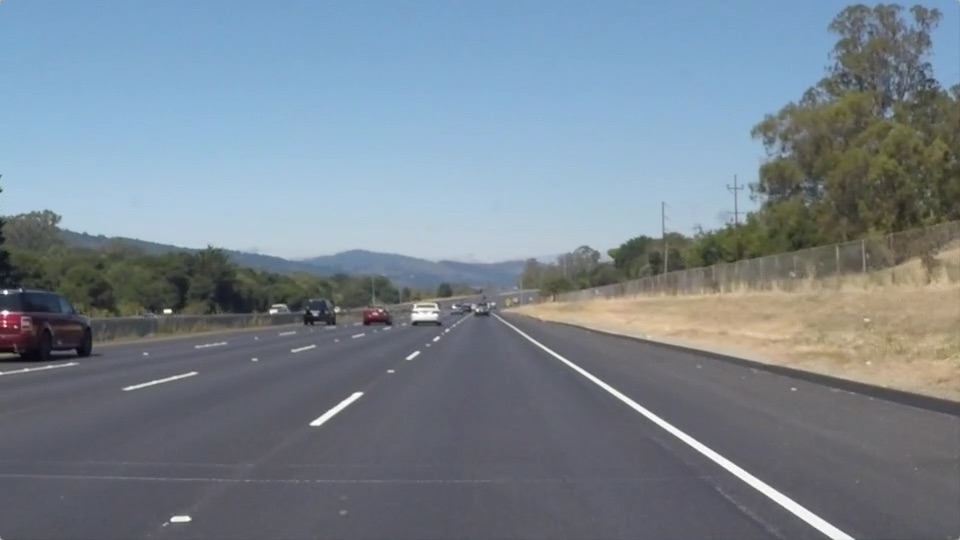
#> input picture test_images/solidWhiteRight.jpg, 960 x 540 px
$ jupyter execute --allow-errors P1.ipynb   (shell and % lines are left out)
#> lines starting #> are read from the running program, lines starting #| are printed output that depends on the picture; after the words box and inside, x2 and y2 are one past the last pixel; in counts of white or black regions, pixels touching at a corner belong together
# Self-Driving Car Engineer Nanodegree

## Project: **Finding Lane Lines on the Road**
***
In this project, you will use the tools you learned about in the lesson to identify lane lines on the road.  You can develop your pipeline on a series of individual images, and later apply the result to a video stream (really just a series of images). Check out the video clip "raw-lines-example.mp4" (also contained in this repository) to see what the output should look like after using the helper functions below.

Once you have a result that looks roughly like "raw-lines-example.mp4", you'll need to get creative and try to average and/or extrapolate the line segments you've detected to map out the full extent of the lane lines.  You can see an example of the result you're going for in the video "P1_example.mp4".  Ultimately, you would like to draw just one line for the left side of the lane, and one for the right.

In addition to implementing code, there is a brief writeup to complete. The writeup should be completed in a separate file, which can be either a markdown file or a pdf document. There is a [write up template](https://github.com/udacity/CarND-LaneLines-P1/blob/master/writeup_template.md) that can be used to guide the writing process. Completing both the code in the Ipython notebook and the writeup template will cover all of the [rubric points](https://review.udacity.com/#!/rubrics/322/view) for this project.

---
Let's have a look at our first image called 'test_images/solidWhiteRight.jpg'.  Run the 2 cells below (hit Shift-Enter or the "play" button above) to display the image.

**Note: If, at any point, you encounter frozen display windows or other confounding issues, you can always start again with a clean slate by going to the "Kernel" menu above and selecting "Restart & Clear Output".**

---

**The tools you have are color selection, region of interest selection, grayscaling, Gaussian smoothing, Canny Edge Detection and Hough Tranform line detection.  You  are also free to explore and try other techniques that were not presented in the lesson.  Your goal is piece together a pipeline to detect the line segments in the image, then average/extrapolate them and draw them onto the image for display (as below).  Once you have a working pipeline, try it out on the video stream below.**

---

<figure>

 <figcaption>
 <p></p>
 <p style="text-align: center;"> Your output should look something like this (above) after detecting line segments using the helper functions below </p>
 </figcaption>
</figure>
 <p></p>
<figure>

 <figcaption>
 <p></p>
 <p style="text-align: center;"> Your goal is to connect/average/extrapolate line segments to get output like this</p>
 </figcaption>
</figure>

**Run the cell below to import some packages.  If you get an `import error` for a package you've already installed, try changing your kernel (select the Kernel menu above --> Change Kernel).  Still have problems?  Try relaunching Jupyter Notebook from the terminal prompt.  Also, consult the forums for more troubleshooting tips.**

## Import Packages

[cell 1]
#importing some useful packages
import matplotlib.pyplot as plt
import matplotlib.image as mpimg
import numpy as np
import cv2

## Read in an Image

[cell 2]
#reading in an image
image = mpimg.imread('test_images/solidWhiteRight.jpg')
#> image is the input picture: shape (540, 960, 3); mean R, G, B 120.3, 132.6, 143.7

#printing out some stats and plotting
print('This image is:', type(image), 'with dimensions:', image.shape)
#| This image is: <class 'numpy.ndarray'> with dimensions: (540, 960, 3)
plt.imshow(image)  # if you wanted to show a single color channel image called 'gray', for example, call as plt.imshow(gray, cmap='gray')

## Ideas for Lane Detection Pipeline

**Some OpenCV functions (beyond those introduced in the lesson) that might be useful for this project are:**

`cv2.inRange()` for color selection
`cv2.fillPoly()` for regions selection
`cv2.line()` to draw lines on an image given endpoints
`cv2.addWeighted()` to coadd / overlay two images
`cv2.cvtColor()` to grayscale or change color
`cv2.imwrite()` to output images to file
`cv2.bitwise_and()` to apply a mask to an image

**Check out the OpenCV documentation to learn about these and discover even more awesome functionality!**

## Helper Functions

Below are some helper functions to help get you started. They should look familiar from the lesson!

[cell 3]
import math

def grayscale(img):
    """Applies the Grayscale transform
    This will return an image with only one color channel
    but NOTE: to see the returned image as grayscale
    (assuming your grayscaled image is called 'gray')
    you should call plt.imshow(gray, cmap='gray')"""
    return cv2.cvtColor(img, cv2.COLOR_RGB2GRAY)
    # Or use BGR2GRAY if you read an image with cv2.imread()
    # return cv2.cvtColor(img, cv2.COLOR_BGR2GRAY)

def canny(img, low_threshold, high_threshold):
    """Applies the Canny transform"""
    return cv2.Canny(img, low_threshold, high_threshold)

def gaussian_blur(img, kernel_size):
    """Applies a Gaussian Noise kernel"""
    return cv2.GaussianBlur(img, (kernel_size, kernel_size), 0)

def region_of_interest(img, vertices):
    """
    Applies an image mask.

    Only keeps the region of the image defined by the polygon
    formed from `vertices`. The rest of the image is set to black.
    """
    #defining a blank mask to start with
    mask = np.zeros_like(img)

    #defining a 3 channel or 1 channel color to fill the mask with depending on the input image
    if len(img.shape) > 2:
        channel_count = img.shape[2]  # i.e. 3 or 4 depending on your image
        ignore_mask_color = (255,) * channel_count
    else:
        ignore_mask_color = 255

    #filling pixels inside the polygon defined by "vertices" with the fill color
    cv2.fillPoly(mask, vertices, ignore_mask_color)

    #returning the image only where mask pixels are nonzero
    masked_image = cv2.bitwise_and(img, mask)
    return masked_image


def draw_lines(img, lines, color=[255, 0, 0], thickness=2):
    """
    NOTE: this is the function you might want to use as a starting point once you want to
    average/extrapolate the line segments you detect to map out the full
    extent of the lane (going from the result shown in raw-lines-example.mp4
    to that shown in P1_example.mp4).

    Think about things like separating line segments by their
    slope ((y2-y1)/(x2-x1)) to decide which segments are part of the left
    line vs. the right line.  Then, you can average the position of each of
    the lines and extrapolate to the top and bottom of the lane.

    This function draws `lines` with `color` and `thickness`.
    Lines are drawn on the image inplace (mutates the image).
    If you want to make the lines semi-transparent, think about combining
    this function with the weighted_img() function below
    """
    for line in lines:
        for x1,y1,x2,y2 in line:
            cv2.line(img, (x1, y1), (x2, y2), color, thickness)

def hough_lines(img, rho, theta, threshold, min_line_len, max_line_gap):
    """
    `img` should be the output of a Canny transform.

    Returns an image with hough lines drawn.
    """
    lines = cv2.HoughLinesP(img, rho, theta, threshold, np.array([]), minLineLength=min_line_len, maxLineGap=max_line_gap)
    line_img = np.zeros((img.shape[0], img.shape[1], 3), dtype=np.uint8)
    draw_lines(line_img, lines)
    return line_img, lines

# Python 3 has support for cool math symbols.

def weighted_img(img, initial_img, α=0.8, β=1., λ=0.):
    """
    `img` is the output of the hough_lines(), An image with lines drawn on it.
    Should be a blank image (all black) with lines drawn on it.

    `initial_img` should be the image before any processing.

    The result image is computed as follows:

    initial_img * α + img * β + λ
    NOTE: initial_img and img must be the same shape!
    """
    return cv2.addWeighted(initial_img, α, img, β, λ)

## Test Images

Build your pipeline to work on the images in the directory "test_images"
**You should make sure your pipeline works well on these images before you try the videos.**

[cell 4]
import os
os.listdir("test_images/")

## Build a Lane Finding Pipeline

Build the pipeline and run your solution on all test_images. Make copies into the `test_images_output` directory, and you can use the images in your writeup report.

Try tuning the various parameters, especially the low and high Canny thresholds as well as the Hough lines parameters.

[cell 5]
# TODO: Build your pipeline that will draw lane lines on the test_images
# then save them to the test_images directory.
def img_pipeline(img):
    gray = grayscale(img)
    blur_gray = gaussian_blur(gray, 5)
    edges = canny(blur_gray, low_threshold=50, high_threshold=150)

    imshape = img.shape
    vertices = np.array([[(imshape[1]*0.1,imshape[0]),(imshape[1]*.46, imshape[0]*.58),
                          (imshape[1]*.55, imshape[0]*.58), (imshape[1],imshape[0])]], dtype=np.int32)
    masked_image = region_of_interest(edges, vertices)

    line_img, lines = hough_lines(masked_image, rho=2, theta=np.pi/180,
                           threshold=50, min_line_len=20, max_line_gap=50)
    result = weighted_img(line_img, img, α=0.8, β=1., λ=0.)
    return result, lines

[cell 6]
import glob
test_path = os.path.join("test_images/","*.jpg")
i = 0
plt.figure(figsize=(15,6))
for file in glob.glob(test_path):
    image = mpimg.imread(file)
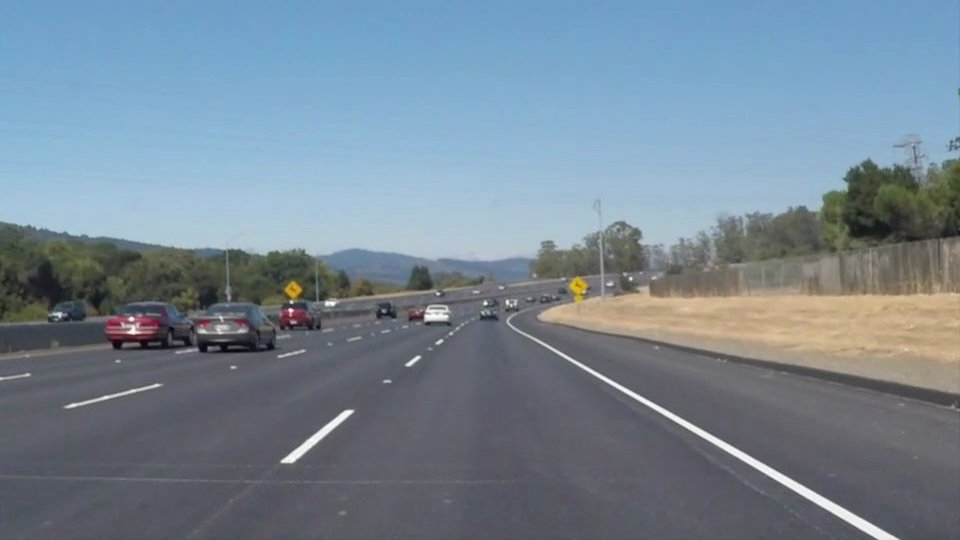
#> input picture test_images/solidWhiteCurve.jpg, 960 x 540 px
#> image is the input picture: shape (540, 960, 3); mean R, G, B 118.5, 134.5, 148.1
    result, lines = img_pipeline(image)
#> in grayscale, `return cv2.cvtColor(img, cv2.COLOR_RGB2GRAY)`:
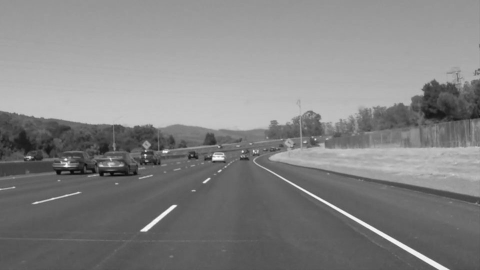
#> returned value: shape (540, 960) (shown at 1/2 size); min 5, max 255, mean 131.2
#> in canny, `return cv2.Canny(img, low_threshold, high_threshold)`:
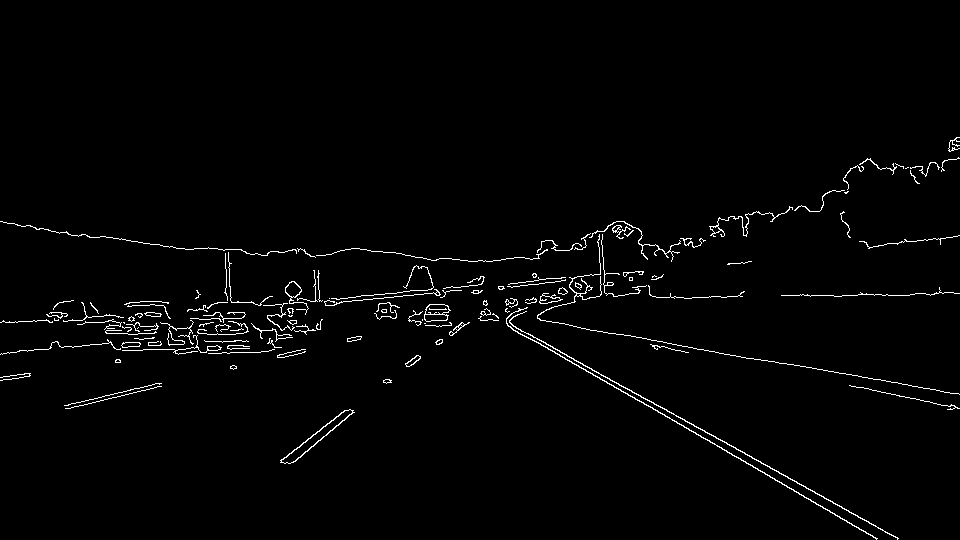
#> returned value: shape (540, 960); 1.7% white in thin lines or dots, all inside (x1, y1, x2, y2) = (0, 137, 960, 540)
#> in region_of_interest, `cv2.fillPoly(mask, vertices, ignore_mask_color)`:
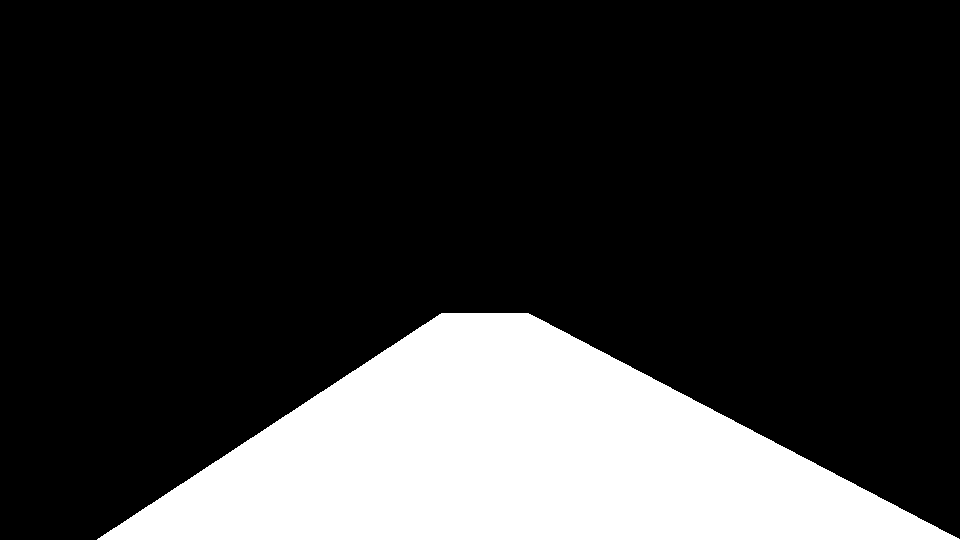
#> mask: shape (540, 960); 20.9% white; 1 white region, box (x1, y1, x2, y2) and area: (97, 313, 960, 540) 108099
#> in region_of_interest, `masked_image = cv2.bitwise_and(img, mask)`:
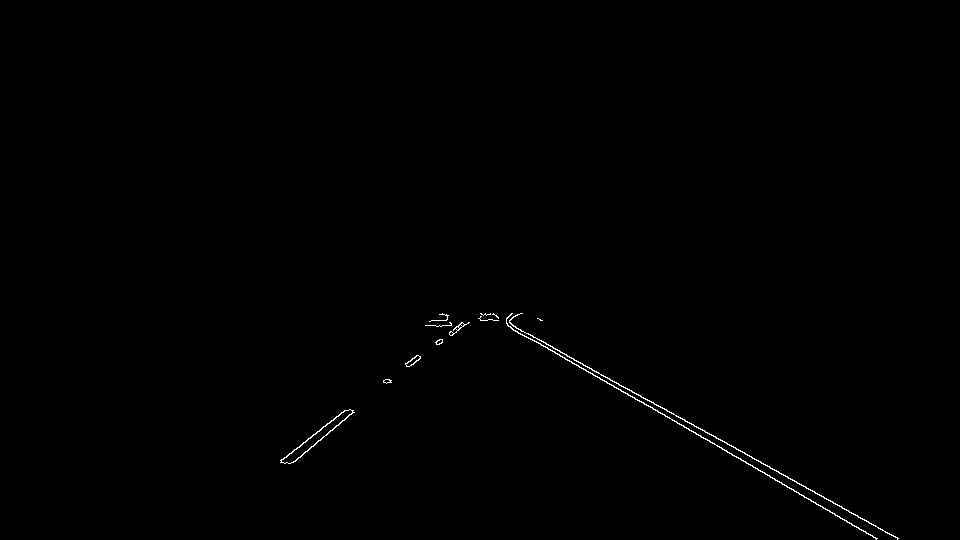
#> masked_image: shape (540, 960); 0.34% white in thin lines or dots, all inside (x1, y1, x2, y2) = (280, 313, 899, 540)
#> in hough_lines, `lines = cv2.HoughLinesP(img, rho, theta, threshold, np.array([]), minL..`: lines = [[775, 480, 876, 539], [493, 314, 897, 538], [488, 314, 877, 538], [281, 460, 463, 323], [293, 462, 439, 339], [280, 460, 481, 314], [490, 314, 810, 499], [631, 390, 898, 538], [281, 461, 416, 355], [446, 319, 540, 319]]
#> the loop in draw_lines, `for line in lines:` made 10 passes
#> in weighted_img, `return cv2.addWeighted(initial_img, α, img, β, λ)`:
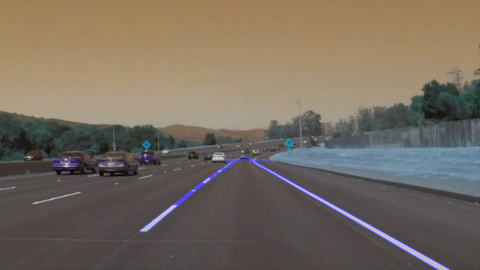
#> returned value: shape (540, 960, 3) (shown at 1/2 size); mean of channels 0, 1, 2 96.2, 107.6, 118.5; drawn as B, G, R
    plt.subplot(2,3,i+1)
    plt.imshow(result)
    i += 1
    #base=os.path.basename(file)
    #mpimg.imsave('test_images_output/'+os.path.splitext(base)[0]+'_detected.jpg', final_img)

[cell 7]
def img_pipeline_advanced(img):
    imshape = img.shape
    result, lines = img_pipeline(img)

    # Calculate line slopes
    lines = np.squeeze(lines)
    slope = (lines[:,3] - lines[:, 1]) / (lines[:,2] - lines[:, 0]) # [x1, y1, x2, y2]
    # Remove noise
    min_slope = 0.5
    lines = lines[np.abs(slope) > min_slope]
    slope = slope[np.abs(slope) > min_slope]
    # Right and left lines
    slope_r, slope_l = slope[slope < 0], slope[slope > 0]
    lines_r, lines_l = lines[slope<0,:], lines[slope>0,:]

    # Average slope of the long lines
    length_r = np.sqrt((lines_r[:,2] - lines_r[:,0])**2 + (lines_r[:,3]-lines_r[:,1])**2)
    length_l = np.sqrt((lines_l[:,2] - lines_l[:,0])**2 + (lines_l[:,3]-lines_l[:,1])**2)
    length_r_sorted = np.argsort(length_r) # ascending sorts!
    length_l_sorted = np.argsort(length_l)
    # Select the 5 logest line slopes to calculate average slope
    slope_r_avg, slope_l_avg = slope_r[length_r_sorted][-5:].mean(), slope_l[length_l_sorted][-5:].mean()

    # Calculate intercept b = y - mx
    x_l, y_l = np.concatenate([lines_l[:,0],lines_l[:,2]]), np.concatenate([lines_l[:,1],lines_l[:,3]])
    x_r, y_r = np.concatenate([lines_r[:,0],lines_r[:,2]]), np.concatenate([lines_r[:,1],lines_r[:,3]])
    b_l, b_r = y_l - (slope_l_avg * x_l), y_r - (slope_r_avg * x_r)
    b_l_avg, b_r_avg = b_l[length_l_sorted][-5:].mean(), b_r[length_r_sorted][-5:].mean()

    # Left and right line
    # Initial (bottom) points of left and right lines
    y1 = imshape[0]
    x1_l = (y1 - b_l_avg) / slope_l_avg
    x1_r = (y1 - b_r_avg) / slope_r_avg
    # Ending (half) points of left adn right lines
    y2 = np.min(y_l) # ending point
    x2_l = (y2 - b_l_avg) / slope_l_avg
    x2_r = (y2 - b_r_avg) / slope_r_avg

    line_img = np.zeros_like(img)
    values = (x1_l, x1_r, x2_l, x2_r, y1, y2)
    if not any(np.isnan(values)) is True:
        # Continues lan lines
        lines_connected = np.array([[[x1_l,y1,x2_l,y2],[x1_r,y1,x2_r,y2]]],dtype=np.int32)
        # Add green area onto the range between to lines
        range_color = [0, 80, 0]
        box = np.array([(x2_r,y2), (x2_l, y2), (x1_l,y1), (x1_r, y1)], dtype=np.int32)
        cv2.fillConvexPoly(line_img, box, range_color)
        # Draw the lane onto the warped blank image
        draw_lines(line_img, lines_connected, color=[255,0,0], thickness=10)

    result = weighted_img(line_img, img)
    return result, lines

[cell 8]
import glob
test_path = os.path.join("test_images/","*.jpg")
i = 0
plt.figure(figsize=(15,7))
for file in glob.glob(test_path):
    image = mpimg.imread(file)
    final_img, lines = img_pipeline_advanced(image)
#> in img_pipeline_advanced, `slope = (lines[:,3] - lines[:, 1]) / (lines[:,2] - lines[:, 0])`: slope = [0.584, 0.554, 0.576, -0.753, -0.842, -0.726, 0.578, 0.554, -0.785, 0]
#> in img_pipeline_advanced, `lines = lines[np.abs(slope) > min_slope]`: lines = [[775, 480, 876, 539], [493, 314, 897, 538], [488, 314, 877, 538], [281, 460, 463, 323], [293, 462, 439, 339], [280, 460, 481, 314], [490, 314, 810, 499], [631, 390, 898, 538], [281, 461, 416, 355]]
#> in img_pipeline_advanced, `slope = slope[np.abs(slope) > min_slope]`: slope = [0.584, 0.554, 0.576, -0.753, -0.842, -0.726, 0.578, 0.554, -0.785]
#> in img_pipeline_advanced, `slope_r, slope_l = slope[slope < 0], slope[slope > 0]`: slope_r = [-0.753, -0.842, -0.726, -0.785]; slope_l = [0.584, 0.554, 0.576, 0.578, 0.554]
#> in img_pipeline_advanced, `lines_r, lines_l = lines[slope<0,:], lines[slope>0,:]`: lines_r = [[281, 460, 463, 323], [293, 462, 439, 339], [280, 460, 481, 314], [281, 461, 416, 355]]; lines_l = [[775, 480, 876, 539], [493, 314, 897, 538], [488, 314, 877, 538], [490, 314, 810, 499], [631, 390, 898, 538]]
#> in img_pipeline_advanced, `length_r = np.sqrt((lines_r[:,2] - lines_r[:,0])**2 + (lines_r[:,3]-li..`: length_r = [227.8, 190.9, 248.4, 171.6]
#> in img_pipeline_advanced, `length_l = np.sqrt((lines_l[:,2] - lines_l[:,0])**2 + (lines_l[:,3]-li..`: length_l = [117, 461.9, 448.9, 369.6, 305.3]
#> in img_pipeline_advanced, `length_r_sorted = np.argsort(length_r)`: length_r_sorted = [3, 1, 0, 2]
#> in img_pipeline_advanced, `length_l_sorted = np.argsort(length_l)`: length_l_sorted = [0, 4, 3, 2, 1]
#> in img_pipeline_advanced, `slope_r_avg, slope_l_avg = slope_r[length_r_sorted][-5:].mean(), slope..`: slope_r_avg = -0.777; slope_l_avg = 0.569
#> in img_pipeline_advanced, `x_l, y_l = np.concatenate([lines_l[:,0],lines_l[:,2]]), np.concatenate..`: x_l = [775, 493, 488, 490, 631, 876, 897, 877, 810, 898]; y_l = [480, 314, 314, 314, 390, 539, 538, 538, 499, 538]
#> in img_pipeline_advanced, `x_r, y_r = np.concatenate([lines_r[:,0],lines_r[:,2]]), np.concatenate..`: x_r = [281, 293, 280, 281, 463, 439, 481, 416]; y_r = [460, 462, 460, 461, 323, 339, 314, 355]
#> in img_pipeline_advanced, `b_l, b_r = y_l - (slope_l_avg * x_l), y_r - (slope_r_avg * x_r)`: b_l = [38.73, 33.3, 36.14, 35.01, 30.72, 40.23, 27.27, 38.66, 37.81, 26.7]; b_r = [678.3, 689.6, 677.5, 679.3, 682.6, 680, 687.6, 678.1]
#> in img_pipeline_advanced, `b_l_avg, b_r_avg = b_l[length_l_sorted][-5:].mean(), b_r[length_r_sort..`: b_l_avg = 34.78; b_r_avg = 681.1
#> in img_pipeline_advanced, `x1_l = (y1 - b_l_avg) / slope_l_avg`: x1_l = 887.3
#> in img_pipeline_advanced, `x1_r = (y1 - b_r_avg) / slope_r_avg`: x1_r = 181.7
#> in img_pipeline_advanced, `y2 = np.min(y_l)`: y2 = 314
#> in img_pipeline_advanced, `x2_l = (y2 - b_l_avg) / slope_l_avg`: x2_l = 490.4
#> in img_pipeline_advanced, `x2_r = (y2 - b_r_avg) / slope_r_avg`: x2_r = 472.7
#> in img_pipeline_advanced, `values = (x1_l, x1_r, x2_l, x2_r, y1, y2)`: values = (887.3, 181.7, 490.4, 472.7, 540, 314)
#> in img_pipeline_advanced, `lines_connected = np.array([[[x1_l,y1,x2_l,y2],[x1_r,y1,x2_r,y2]]],dty..`: lines_connected = [[887, 540, 490, 314], [181, 540, 472, 314]]
#> in img_pipeline_advanced, `box = np.array([(x2_r,y2), (x2_l, y2), (x1_l,y1), (x1_r, y1)], dtype=n..`: box = [[472, 314], [490, 314], [887, 540], [181, 540]]
#> in img_pipeline_advanced, `cv2.fillConvexPoly(line_img, box, range_color)`:
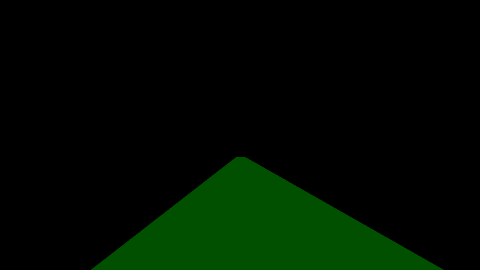
#> line_img: shape (540, 960, 3) (shown at 1/2 size); mean of channels 0, 1, 2 0, 12.6, 0; drawn as B, G, R
#> in weighted_img (call 5), `return cv2.addWeighted(initial_img, α, img, β, λ)`:
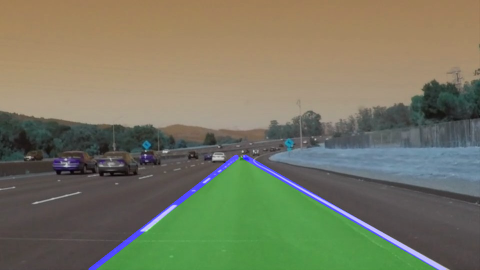
#> returned value: shape (540, 960, 3) (shown at 1/2 size); mean of channels 0, 1, 2 97.1, 119.5, 118.5; drawn as B, G, R
    plt.subplot(2,3,i+1)
    plt.imshow(final_img)
    i += 1
    base=os.path.basename(file)
    mpimg.imsave('test_images_output/'+os.path.splitext(base)[0]+'_detected.jpg', final_img)
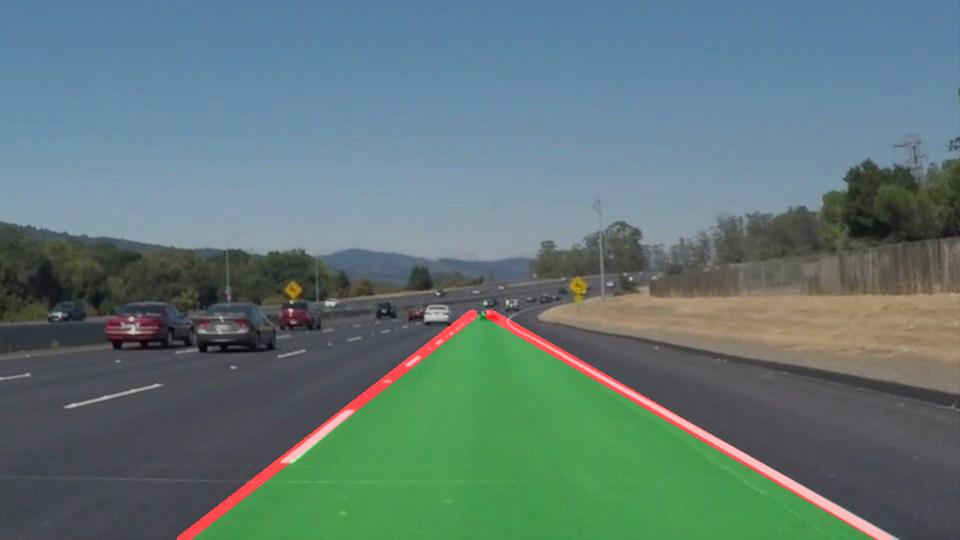
#> saved as solidWhiteCurve_detected.jpg: shape (540, 960, 3); mean R, G, B 97.2, 119.5, 118.5
